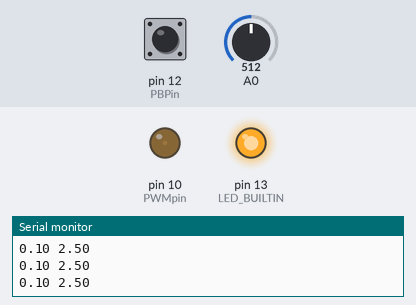
A sketch run on a simulated Arduino Uno, built with avr-gcc and run on an emulated ATmega328P. On the bench: output pins drawn as LEDs (lit = HIGH), the last lines printed to the serial monitor. Inputs (shaded band) come from the test bench; at power-on: pin 12 (PBPin) HIGH, A0 = 512.

Above: at 1.2 s.
1.3 s: pin 12 (PBPin) pulled LOW for 0.15 s
At 2.3 s:
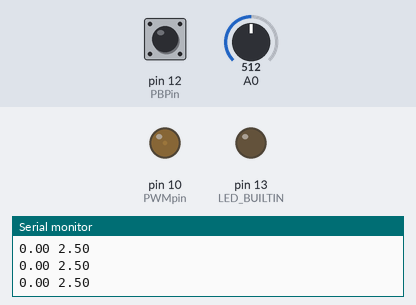
2.9 s: pin 12 (PBPin) pulled LOW for 1 s
At 3.5 s:
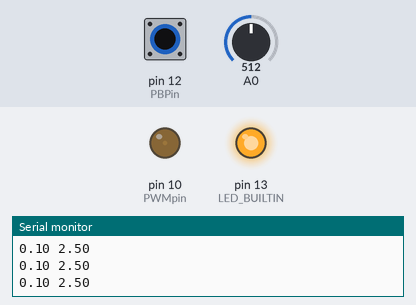
5.4 s: pin 12 (PBPin) pulled LOW for 3.2 s
At 6.6 s:
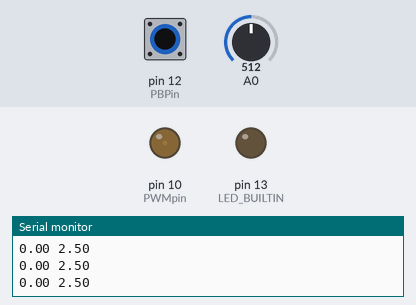
Timing chart, 0 to 8.4 s (numbered marks = the images above; inputs shaded):
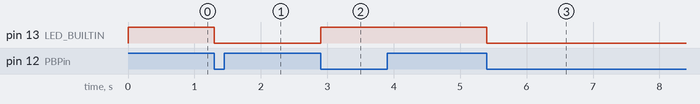

The sketch:

osc_potencia.ino
```cpp
#define ul unsigned long
#define armed true                                                       // trigger and pushbutton state
#define continuous true                                                  // sweep mode (free running)
#define falling false                                                    // trigger slope positive
#define rising true                                                      // trigger slope negative
#define triggered false                                                  // sweep mode (sweep starts when triggered)
#define sweeping false                                                   // sweeping for TriggeredSweepInterval msecs
#define superimposed true                                                // signals superimposed on display
#define channeled false                                                  // signals channeled on display

// adjustable variables
int   Beams = 1;                                                         // number of beams read
bool  DisplayMode = superimposed;                                           // 'superimposed' or 'channeled'
ul    SampleInterval = 200;                                              // units: msecs * 10; 0.1 <= SampleInterval
bool  SweepMode = continuous;                                             // 'continuous' or 'triggered'
ul    TriggeredSweepInterval = 40000;                                    // total sweep time, units: seconds * 10,000
float TriggerDirection = rising;                                         // 'rising' or 'falling'
float TriggerVolts = 3.5;                                                // trigger vdc; 0 <= TriggerVolts <= 5

// interrupt controlled variables
ul    LastSample = -1;                                                   // initially, no last sample
bool  LED = HIGH;
int   BlinkCount = 0;
ul    SweepCount = 0;                                                    // counts up to Sweep Interval
bool  Tick = false;                                                      // set to true when TickCount = SampleRate
ul    TickCount = 0;                                                     // counts up to SampleRate
bool  TimingMark;                                                        // toggles every 10th 'Sample Intewrval'
ul    TimingMarkCount = 0;                                               // counts up to SampleInterval * 10
bool  TriggerState;                                                      // 'armed' or 'sweeping'
bool  TriggerOnset = false;                                              // marks first tick after trigger occurs

// loop procedure variables
float ChannelFloor;
float ChannelHeight;
bool  freeze = false;                                                    // true: stop; false: run
int   PBPin = 12;                                                        // grounded push button on pin 12 (optional)
int PWMpin=10;
int   PBLastState = HIGH;                                                // LOW (pressed) or HIGH (released)
int   PBVal;                                                             // inverse logic, push button tied to ground
float ChannelScale;                                                      // proportion og signal to display
float TriggerDisplay;                                                    // vertical position of trigger
int   TriggerLevel;                                                      // calculated from 'TriggerVolts'
float Value;

void interruptSetup() {
  noInterrupts();                                                        // generate an interrupt every 0.1 msec
  TCCR2A = 2;                                                            // clear timer on compare, OCR2
  TCCR2B = 2;                                                            // 16,000,000Hz/8=2,000,000 Hz; T2 clock ticks every 0.0005 msecs
  OCR2A = 199;                                                           // interrupt = 0.0005*200 = 0.1 msec
  TIMSK2 = 2;                                                            // set the ISR COMPA vect
  interrupts();
}

ISR(TIMER2_COMPA_vect) {                                                 // interrupt every 0.1 msecs
  if (TickCount < SampleInterval) {
    TickCount++;
    BlinkCount++;
    if (BlinkCount >= 500) {
      BlinkCount = 0.0;
      LED = !LED;                                                         // toggle LED every 50 msecs
    }
  }
  else {                                                                 // 'SampleInterval' has elapsed
    Tick = true;
    TickCount = 0;
    TimingMarkCount++;                                                   // update Timing mark
    if (TimingMarkCount >= 10) {                                         // 10th 'SDampleInterval' has occurred
      TimingMark = !TimingMark;
      TimingMarkCount = 0;
    }

  }
}

void setup() {
  pinMode (LED_BUILTIN, OUTPUT);
  pinMode(PBPin, INPUT);                                                 // connected to a grounded push button
  digitalWrite(PBPin, HIGH);                                             // pullup push button pin
  pinMode(PWMpin,OUTPUT);
  analogWrite(PWMpin,10);
  Serial.begin(115200);
  if (SweepMode == continuous) {
    TriggerState = sweeping;
  }

  TriggerLevel = (TriggerVolts / 5.0 ) * 1023;
  ChannelHeight = 5.0 / Beams;
  ChannelScale = 5.0 / 1024.0 / Beams;
  TriggerDisplay = TriggerVolts * ChannelScale + 5.0 - ChannelHeight;
  interruptSetup();
}

void loop() {
  if (freeze) {
    digitalWrite(LED_BUILTIN, LOW);
  }
  else if (TriggerState == armed) {
    digitalWrite(LED_BUILTIN, LED);
  }
  else  {
    digitalWrite(LED_BUILTIN, HIGH);
  }
  PBVal = digitalRead(PBPin);
  if (PBVal == LOW and PBLastState == HIGH) {                            // falling edge
    freeze = !freeze;
    delay (2);                                                           // ignore contact bounce
  }
  PBLastState = PBVal;
  if  (!freeze and TriggerState  == sweeping) {
    if (Tick) {                                                          // sample if Sample Interval msecs have elapsed
      if (TimingMark) {                                                  // display timing marks and trigger, if present
        if (TriggerOnset) {
          Serial.print(5.0);
          TriggerOnset = false;
        }
        else {
          Serial.print(0.1);
        }
      }
      else {
        Serial.print(0.0);
      }
      Serial.print(" ");
      ChannelFloor = 5.0 - ChannelHeight;

      //RUTINA DE ADQUISICION PRINCIPAL

      for (int AnalogPin = 0; AnalogPin <= Beams - 1; AnalogPin++) {     // sample 1-6 analog signals and display them
        Value = analogRead(AnalogPin);
        Value = Value * ChannelScale + ChannelFloor;
        Serial.print(Value);
        Serial.print(" ");
        ChannelFloor -= ChannelHeight;
      }
      Tick = false;
      Serial.println("");
    }
  }
}
```

Measured:
- after the input at 1.3 s, pin 13 (LED_BUILTIN): HIGH → LOW at once
- after the input at 2.9 s, pin 13 (LED_BUILTIN): LOW → HIGH at once
- after the input at 5.4 s, pin 13 (LED_BUILTIN): HIGH → LOW at once
